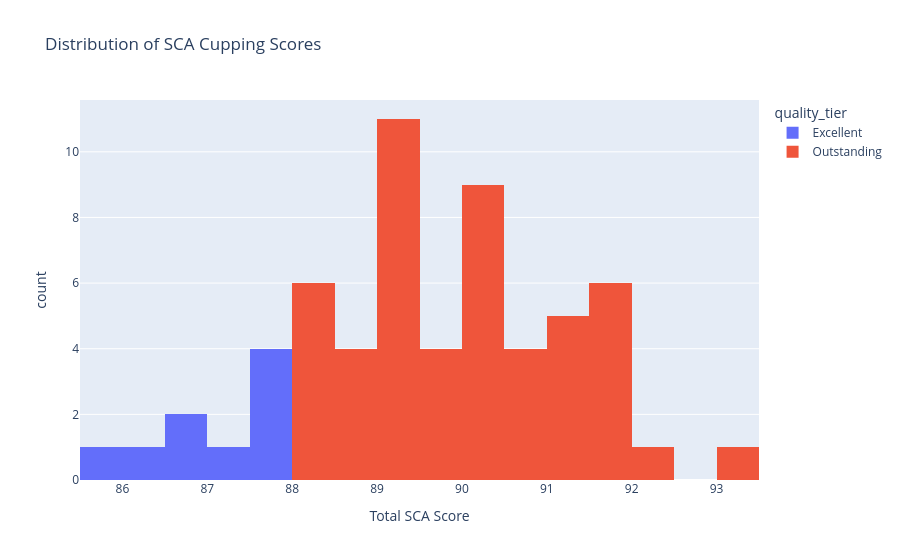

Source (notebook cell):
### Markdown cell above
#### Overall Score Distribution

### Code cell
print("=== OVERALL CUPPING SCORE DISTRIBUTION ===\n")

score_stats = {
    'Total Samples': len(df),
    'Average Score': df['total_score'].mean().round(2),
    'Highest Score': df['total_score'].max(),
    'Lowest Score': df['total_score'].min(),
    'Outstanding (88+)': (df['total_score'] >= 88).sum(),
    'Excellent (85+)': (df['total_score'] >= 85).sum()
}

for key, value in score_stats.items():
    print(f"{key:25}: {value}")

# Visualization
fig = px.histogram(df, x='total_score', nbins=15, color='quality_tier',
                  title="Distribution of SCA Cupping Scores",
                  labels={'total_score': 'Total SCA Score'})
fig.show()

### Figure 1 — Plotly figure (JSON) as saved in the notebook; plotly's stock layout.template omitted (floating-point values rounded to 4 significant figures)
{"data": [{"bingroup": "x", "hovertemplate": "quality_tier=Excellent<br>Total SCA Score=%{x}<br>count=%{y}<extra></extra>", "legendgroup": "Excellent", "marker": {"color": "#636efa", "pattern": {"shape": ""}}, "name": "Excellent", "nbinsx": 15, "orientation": "v", "showlegend": true, "type": "histogram", "x": [87.6, 86.9, 87.3, 87.9, 86.9, 85.7, 87.9, 86.4, 87.7], "xaxis": "x", "yaxis": "y"}, {"bingroup": "x", "hovertemplate": "quality_tier=Outstanding<br>Total SCA Score=%{x}<br>count=%{y}<extra></extra>", "legendgroup": "Outstanding", "marker": {"color": "#EF553B", "pattern": {"shape": ""}}, "name": "Outstanding", "nbinsx": 15, "orientation": "v", "showlegend": true, "type": "histogram", "x": [90.0, 90.4, 90.0, 89.2, 88.3, 91.3, 89.1, 91.6, 89.7, 90.5, 89.1, 90.3, 88.3, 93.1, 89.0, 91.9, 90.8, 88.2, 89.9, 88.9, 89.1, 90.4, 88.9, 89.0, 91.8, 88.9, 88.3, 91.5, 88.1, 90.2, 92.4, 91.1, 90.7, 91.3, 89.0, 88.7, 91.3, 91.8, 90.4, 90.7, 89.0, 89.6, 91.4, 91.6, 90.1, 88.2, 89.2, 89.2, 90.4, 89.4, 89.7], "xaxis": "x", "yaxis": "y"}], "layout": {"barmode": "relative", "legend": {"title": {"text": "quality_tier"}, "tracegroupgap": 0}, "title": {"text": "Distribution of SCA Cupping Scores"}, "xaxis": {"anchor": "y", "domain": [0, 1], "title": {"text": "Total SCA Score"}}, "yaxis": {"anchor": "x", "domain": [0, 1], "title": {"text": "count"}}}}
